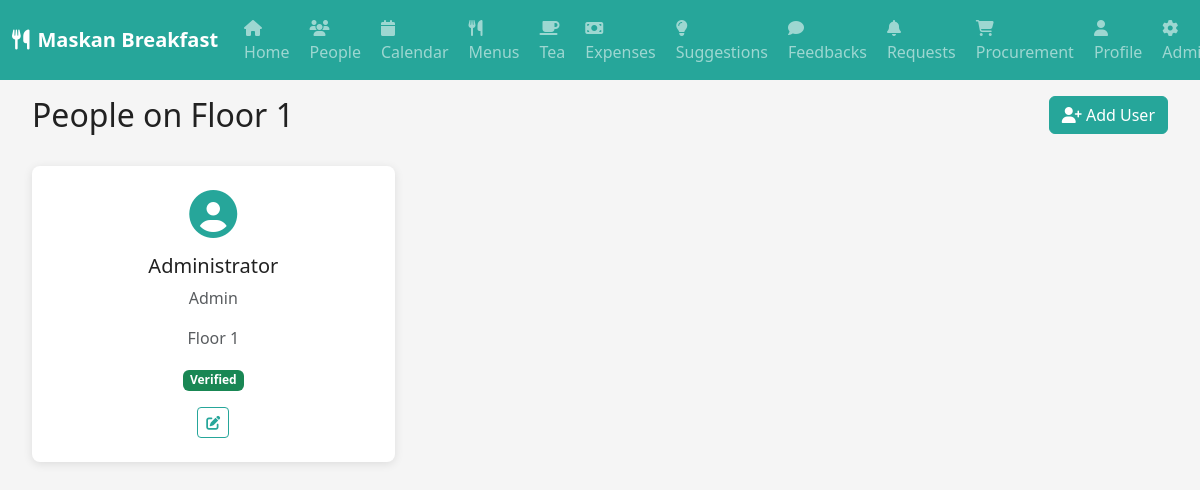
The app's page /people (signed in), older data.
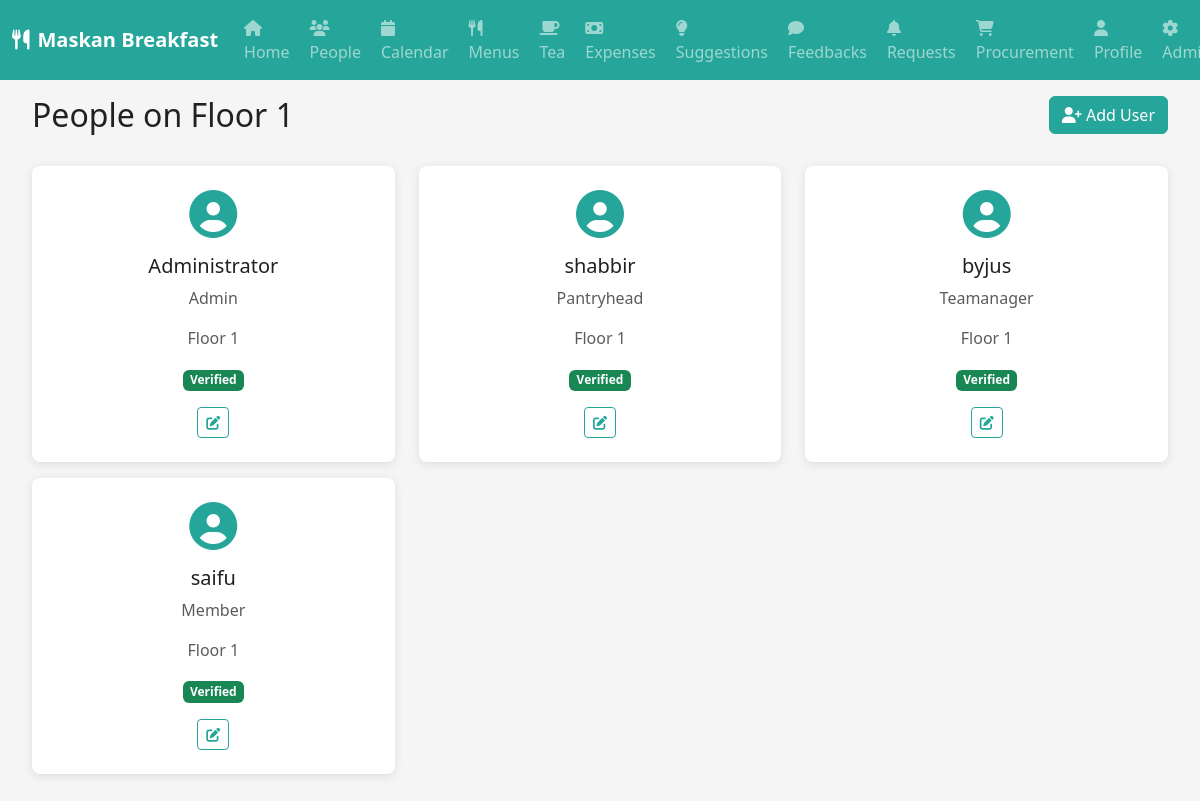
The same page, newer data.
### models.py (models this page shows)
class User(db.Model):
    id = db.Column(db.Integer, primary_key=True)
    username = db.Column(db.String(64), unique=True, nullable=True)
    email = db.Column(db.String(120), unique=True, nullable=False)
    password_hash = db.Column(db.String(256))
    role = db.Column(db.String(20), nullable=False)
    floor = db.Column(db.Integer, nullable=True)
    is_verified = db.Column(db.Boolean, default=False)
    created_at = db.Column(db.DateTime, default=datetime.utcnow)
    updated_at = db.Column(db.DateTime, default=datetime.utcnow, onupdate=datetime.utcnow)

### routes.py (the view)
@app.route('/people')
def people():
    if 'user_id' not in session:
        return redirect(url_for('login'))
    user = User.query.get(session['user_id'])
    users = User.query.filter_by(floor=user.floor).all()
    return render_template('people.html', user=user, users=users)

### routes.py (called while the page is built)
@app.context_processor
def inject_user():
    if 'user_id' in session:
        user = User.query.get(session['user_id'])
        return dict(current_user=user)
    return dict(current_user=None)

### templates/people.html (shortened to what this page needs)
{% extends "base.html" %}
{% block content %}
<div class="container-fluid">
    <div class="row mb-4">
        <div class="col-md-6">
            <h2>People on Floor {{ current_user.floor }}</h2>
        </div>
        <div class="col-md-6 text-end">
            {% if current_user.role == 'admin' %}
            <button class="btn btn-teal" data-bs-toggle="modal" data-bs-target="#addUserModal">
                <i class="fas fa-user-plus"></i> Add User
            </button>
            {% endif %}
        </div>
    </div>
    <div class="row">
        {% for person in users %}
        <div class="col-md-6 col-lg-4 mb-3">
            <div class="people-card">
                <div class="people-avatar">
                    <i class="fas fa-user-circle fa-3x"></i>
                </div>
                <div class="people-info">
                    <h5>{{ person.username or person.email }}</h5>
                    <p class="text-muted">{{ person.role.title() }}</p>
                    <p class="text-muted">Floor {{ person.floor }}</p>
                    {% if person.is_verified %}
                        <span class="badge bg-success">Verified</span>
                    {% else %}
                        <span class="badge bg-warning">Pending Verification</span>
                    {% endif %}
                </div>
                {% if current_user.role == 'admin' %}
                <div class="people-actions">
                    <button class="btn btn-sm btn-outline-teal" onclick="editUser({{ person.id }})">
                        <i class="fas fa-edit"></i>
                    </button>
                </div>
                {% endif %}
            </div>
        </div>
        {% endfor %}
    </div>
</div>
{% endblock %}

### templates/base.html (shortened to what this page needs)
<!DOCTYPE html>
<html lang="en">
<head>
    <link href="https://cdn.jsdelivr.net/npm/bootstrap@5.3.0/dist/css/bootstrap.min.css" rel="stylesheet">
    <link rel="stylesheet" href="https://cdnjs.cloudflare.com/ajax/libs/font-awesome/6.4.0/css/all.min.css">
    <link rel="stylesheet" href="{{ url_for('static', filename='style.css') }}">
</head>
<body>
    {% if current_user %}
    <nav class="navbar navbar-expand-lg navbar-dark bg-teal fixed-top">
        <div class="container-fluid">
            <a class="navbar-brand" href="{{ url_for('dashboard') }}">
                <i class="fas fa-utensils me-2"></i>Maskan Breakfast
            </a>
            <div class="collapse navbar-collapse" id="navbarNav">
                <ul class="navbar-nav me-auto">
                    <li class="nav-item">
                        <a class="nav-link" href="{{ url_for('home') }}">
                            <i class="fas fa-home"></i> Home
                        </a>
                    </li>
                    <li class="nav-item">
                        <a class="nav-link" href="{{ url_for('people') }}">
                            <i class="fas fa-users"></i> People
                        </a>
                    </li>
                    <li class="nav-item">
                        <a class="nav-link" href="{{ url_for('calendar') }}">
                            <i class="fas fa-calendar"></i> Calendar
                        </a>
                    </li>
                    <li class="nav-item">
                        <a class="nav-link" href="{{ url_for('menus') }}">
                            <i class="fas fa-utensils"></i> Menus
                        </a>
                    </li>
                    <li class="nav-item">
                        <a class="nav-link" href="{{ url_for('tea') }}">
                            <i class="fas fa-coffee"></i> Tea
                        </a>
                    </li>
                    <li class="nav-item">
                        <a class="nav-link" href="{{ url_for('expenses') }}">
                            <i class="fas fa-money-bill"></i> Expenses
                        </a>
                    </li>
                    <li class="nav-item">
                        <a class="nav-link" href="{{ url_for('suggestions') }}">
                            <i class="fas fa-lightbulb"></i> Suggestions
                        </a>
                    </li>
                    <li class="nav-item">
                        <a class="nav-link" href="{{ url_for('feedbacks') }}">
                            <i class="fas fa-comment"></i> Feedbacks
                        </a>
                    </li>
                    <li class="nav-item">
                        <a class="nav-link" href="{{ url_for('requests') }}">
                            <i class="fas fa-bell"></i> Requests
                        </a>
                    </li>
                    <li class="nav-item">
                        <a class="nav-link" href="{{ url_for('procurement') }}">
                            <i class="fas fa-shopping-cart"></i> Procurement
                        </a>
                    </li>
                    <li class="nav-item">
                        <a class="nav-link" href="{{ url_for('profile') }}">
                            <i class="fas fa-user"></i> Profile
                        </a>
                    </li>
                    {% if current_user.role == 'admin' %}
                    <li class="nav-item">
                        <a class="nav-link" href="{{ url_for('admin') }}">
                            <i class="fas fa-cog"></i> Admin
                        </a>
                    </li>
                    {% endif %}
                </ul>
            </div>
        </div>
    </nav>
    {% endif %}
    <main class="{% if current_user %}main-content{% endif %}">
        {% block content %}{% endblock %}
    </main>
</body>
</html>

### static/style.css (style rules this page uses)
:root { --teal-primary: #26A69A; --teal-dark: #00695C; --teal-light: #4DB6AC; --teal-lighter: #B2DFDB; --white: #FFFFFF; --light-gray: #F5F5F5; --gray: #9E9E9E; --dark-gray: #424242; --black: #212121; --success: #4CAF50; --warning: #FF9800; --danger: #F44336; --info: #2196F3; --shadow: 0 2px 10px rgba(0,0,0,0.1); --shadow-hover: 0 4px 20px rgba(0,0,0,0.15); --border-radius: 8px; --transition: all 0.3s ease; }
* { box-sizing: border-box; }
body { font-family: 'Segoe UI', Tahoma, Geneva, Verdana, sans-serif; background-color: var(--light-gray); color: var(--black); transition: var(--transition); }
.bg-teal { background-color: var(--teal-primary) !important; }
.navbar-brand { font-weight: bold; font-size: 1.25rem; }
.nav-link { transition: var(--transition); border-radius: var(--border-radius); margin: 0 2px; }
.main-content { margin-top: 76px; padding: 20px; }
.btn-teal { background-color: var(--teal-primary); border-color: var(--teal-primary); color: var(--white); transition: var(--transition); }
.btn-outline-teal { color: var(--teal-primary); border-color: var(--teal-primary); transition: var(--transition); }
.people-card { background: var(--white); border-radius: var(--border-radius); padding: 1.5rem; box-shadow: var(--shadow); transition: var(--transition); text-align: center; }
.people-avatar { color: var(--teal-primary); margin-bottom: 1rem; }
.people-info h5 { margin-bottom: 0.5rem; color: var(--black); }
.people-actions { margin-top: 1rem; }
.badge { font-size: 0.75em; padding: 0.4em 0.6em; }

Row changes from the older to the newer data that the page shows:
added User: username "shabbir", role "Pantryhead", floor "1", is_verified "Verified"
added User: username "byjus", role "Teamanager", floor "1", is_verified "Verified"
added User: username "saifu", role "Member", floor "1", is_verified "Verified"
